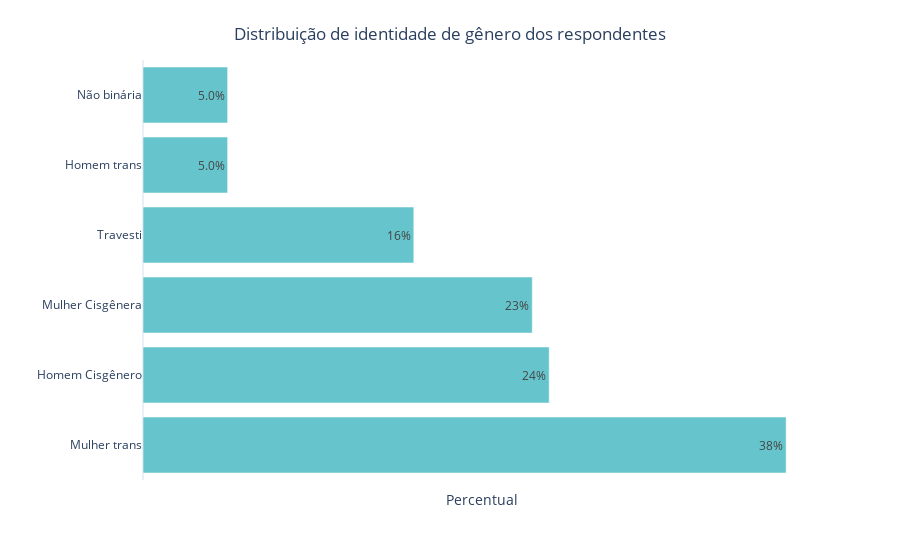

Source (notebook cell):
### Code cell
fig = px.bar(id_gen,x='idgen',y=id_gen.index,
             labels={
    'index': '',
    'idgen': 'Percentual'},
             color_discrete_sequence=px.colors.qualitative.Pastel,
             template='plotly_white', text='idgen')

fig.update_traces(textposition='inside',texttemplate='%{text:.2s}%')
fig.update_xaxes(showticklabels=False)

fig.update_xaxes( showgrid=False, gridwidth=1, gridcolor='lightgray',
showline=False, linewidth=1, linecolor='black')
fig.update_yaxes(showgrid=False, gridwidth=1, gridcolor='lightgray',
showline=False, linewidth=1, linecolor='black')

fig.update_layout(title={
    'text' : 'Distribuição de identidade de gênero dos respondentes',
    'y': 0.95,
    'x': 0.5
})



fig.show()

### Figure 1 — Plotly figure (JSON) as saved in the notebook; plotly's stock layout.template omitted (floating-point values rounded to 4 significant figures)
{"data": [{"alignmentgroup": "True", "hovertemplate": "Percentual=%{text}<br>=%{y}<extra></extra>", "legendgroup": "", "marker": {"color": "rgb(102, 197, 204)", "pattern": {"shape": ""}}, "name": "", "offsetgroup": "", "orientation": "h", "showlegend": false, "text": [38, 24, 23, 16, 5, 5], "textposition": "inside", "texttemplate": "%{text:.2s}%", "type": "bar", "x": [38, 24, 23, 16, 5, 5], "xaxis": "x", "y": ["Mulher trans", "Homem Cisgênero", "Mulher Cisgênera", "Travesti", "Homem trans", "Não binária"], "yaxis": "y"}], "layout": {"barmode": "relative", "legend": {"tracegroupgap": 0}, "margin": {"t": 60}, "title": {"text": "Distribuição de identidade de gênero dos respondentes", "x": 0.5, "y": 0.95}, "xaxis": {"anchor": "y", "domain": [0, 1], "gridcolor": "lightgray", "gridwidth": 1, "linecolor": "black", "linewidth": 1, "showgrid": false, "showline": false, "showticklabels": false, "title": {"text": "Percentual"}}, "yaxis": {"anchor": "x", "domain": [0, 1], "gridcolor": "lightgray", "gridwidth": 1, "linecolor": "black", "linewidth": 1, "showgrid": false, "showline": false, "title": {"text": ""}}}}
